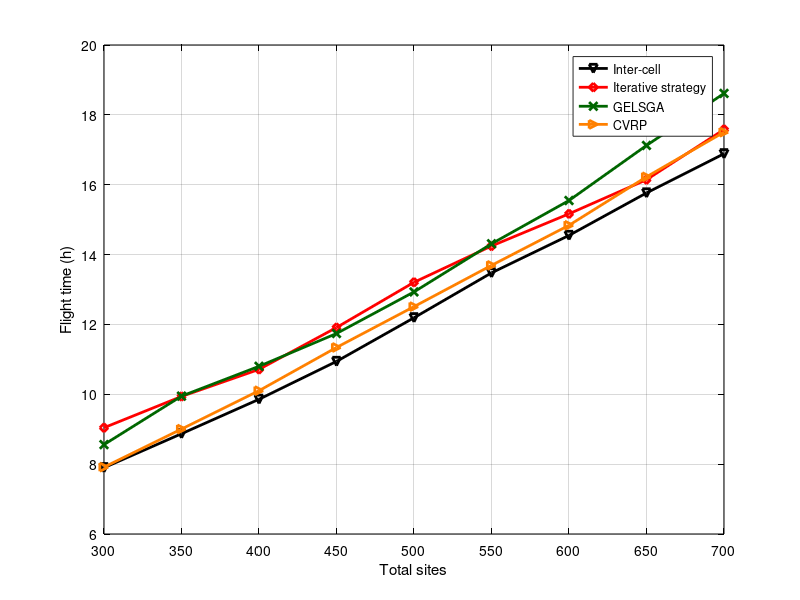

This chart was generated by the following MATLAB code: (Note: this script raises an error after producing the figure.)
x = [300 350 400 450 500 550 600 650 700];
y3 = [9.04309	9.93744	10.7126	11.911	13.2063	14.2453	15.1669	16.1436	17.5807]; % iterative
y4 = [7.8982	8.87065	9.85705	10.9411	12.1909	13.4766	14.5484	15.7647	16.8867]; % inter-cell
y5 = [8.55927	9.94734	10.8008	11.7399	12.9306	14.3088	15.5477	17.1243	18.614];% GELSGA
y6 = [7.91476	9.00428	10.1029	11.3406	12.5098	13.6911	14.8383	16.2259	17.5042]; %CVRP
close all;
figure1 = figure;
% Create axes
axes1 = axes('Parent',figure1);
width = 2;
plot(x,y4,'-kv', 'LineWidth',width);
hold on;
grid on;
plot(x,y3,'-rd', 'LineWidth',width);
plot(x,y5,'-x','Color',[0 0.4 0], 'LineWidth',width);
plot(x,y6,'->','Color',[1 0.5 0], 'LineWidth',width);
xlabel('Total sites');
ylabel('Flight time (h)');
legend('Inter-cell','Iterative strategy', 'GELSGA', 'CVRP');
set(axes1,'XColor',[0 0 0],'YColor',[0 0 0]);
xticks([300 350 400 450 500 550 600 650 700]);
xlim([300 700]);
ytickformat('%,4.4g');
xtickformat('%,4.4g');
hold off;